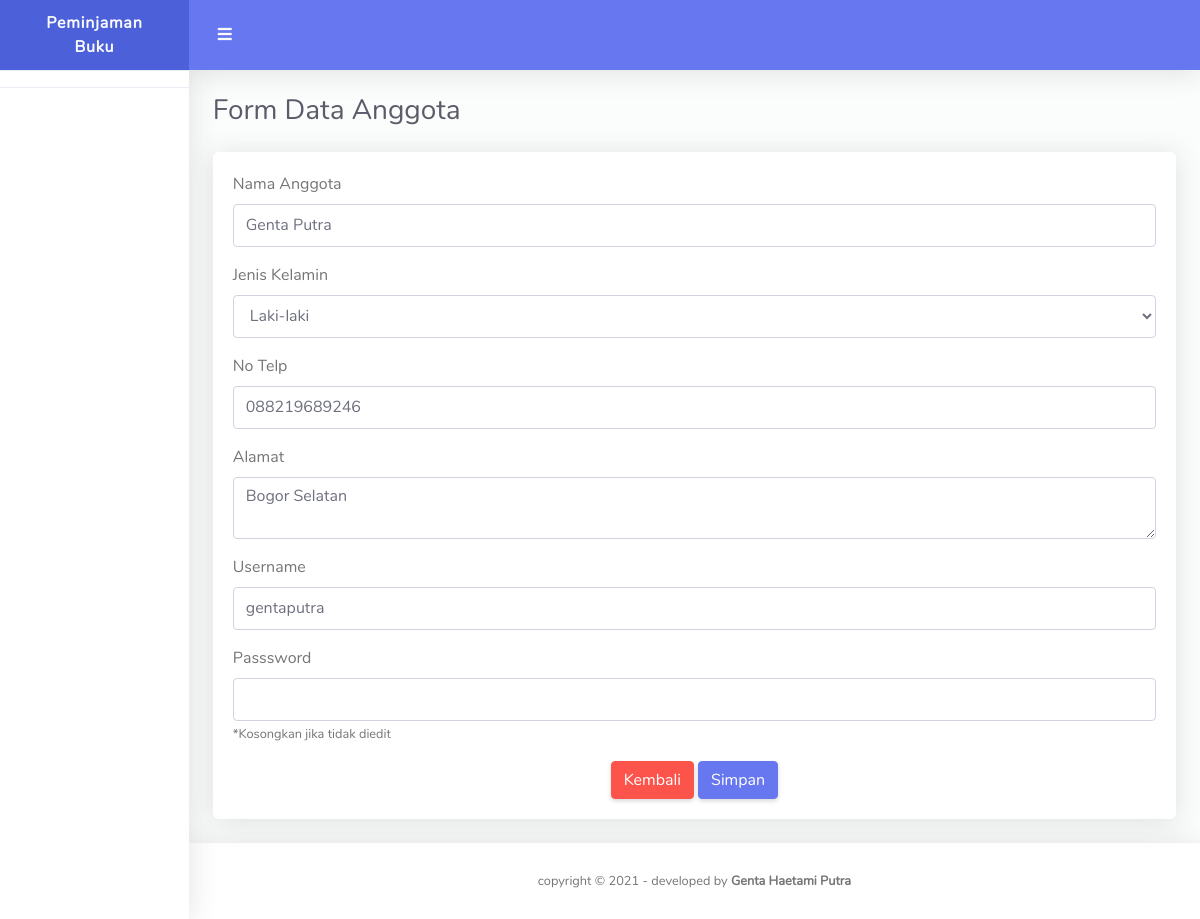
/anggota/edit/7, run on the app's committed database.
### tables this page shows
CREATE TABLE `anggota` (
  `id_anggota` int(3) NOT NULL,
  `nama_anggota` varchar(100) NOT NULL,
  `jk_anggota` varchar(20) NOT NULL,
  `notelp_anggota` varchar(20) NOT NULL,
  `alamat_anggota` varchar(100) NOT NULL,
  `username` varchar(100) NOT NULL,
  `password` varchar(100) NOT NULL
);

### application/controllers/Anggota.php (called while the page is built, shortened)
<?php
class Anggota extends CI_Controller {
	public function edit($id)
	{
		$data['view'] = 'anggota_form';
		$data['data'] = $this->db->get_where('anggota', array('id_anggota' => $id))->row();
		$this->load->view('template',$data);
	}
}

### index.php (called while the page is built, shortened)
<?php
require_once BASEPATH.'core/CodeIgniter.php';

### application/views/anggota_form.php (the view, shortened to what this page needs)
<div class="container-fluid" id="container-wrapper">
  <div class="d-sm-flex align-items-center justify-content-between mb-4">
    <h1 class="h3 mb-0 text-gray-800">Form Data Anggota</h1>
  </div>
  <div class="row">
    <div class="col-lg-12">
      <div class="card mb-4">
        <div class="card-body">
          <?php if ($this->uri->segment(2) == 'add') { ?>
          <form method="post" action="<?= site_url('anggota/insert') ?>">
            <div class="form-group">
              <label>Nama Anggota</label>
              <input name="nama_anggota" class="form-control" required="">
            </div>
            <div class="form-group">
              <label>Jenis Kelamin</label>
              <select name="jk_anggota" class="form-control">
                <option value="">Pilih Jenis Kelamin</option>
                <option value="Laki-laki">Laki-laki</option>
                <option value="Perempuan">Perempuan</option>
              </select>
            </div>
            <div class="form-group">
              <label>No Telp</label>
              <input name="notelp_anggota" class="form-control" required="">
            </div>
            <div class="form-group">
              <label>Alamat</label>
              <textarea name="alamat_anggota" class="form-control"></textarea>
            </div>
            <div class="form-group">
              <label>Username</label>
              <input name="username" class="form-control" required="">
            </div>
            <div class="form-group">
              <label>Passsword</label>
              <input name="password" class="form-control" type="password" required="">
            </div>
            <center>
              <a href="<?= site_url('anggota') ?>" class="btn btn-danger">Kembali</a>
              <button type="submit" class="btn btn-primary">Simpan</button>
            </center>
          </form>
          <?php }elseif ($this->uri->segment(2) == 'edit') { ?>
          <form method="post" action="<?= site_url('anggota/update/'.$data->id_anggota) ?>">
            <div class="form-group">
              <label>Nama Anggota</label>
              <input name="nama_anggota" class="form-control" required="" value="<?= $data->nama_anggota ?>">
            </div>
            <div class="form-group">
              <label>Jenis Kelamin</label>
              <select name="jk_anggota" class="form-control">
                <option value="Laki-laki" <?= ($data->jk_anggota == 'Laki-laki' ? 'selected' : '') ?>>Laki-laki</option>
              </select>
            </div>
            <div class="form-group">
              <label>No Telp</label>
              <input name="notelp_anggota" class="form-control" required="" value="<?= $data->notelp_anggota ?>">
            </div>
            <div class="form-group">
              <label>Alamat</label>
              <textarea name="alamat_anggota" class="form-control"><?= $data->alamat_anggota ?></textarea>
            </div>
            <div class="form-group">
              <label>Username</label>
              <input name="username" class="form-control" required="" value="<?= $data->username ?>">
            </div>
            <div class="form-group">
              <label>Passsword</label>
              <input name="password" class="form-control" type="password">
              <small>*Kosongkan jika tidak diedit</small>
            </div>
            <center>
              <a href="<?= site_url('anggota') ?>" class="btn btn-danger">Kembali</a>
              <button type="submit" class="btn btn-primary">Simpan</button>
            </center>
          </form>
          <?php } ?>
        </div>
      </div>
    </div>
  </div>
</div>

### data on the page
anggota: nama_anggota "Genta Putra", jk_anggota "Laki-laki", notelp_anggota "088219689246", alamat_anggota "Bogor Selatan", username "gentaputra"
